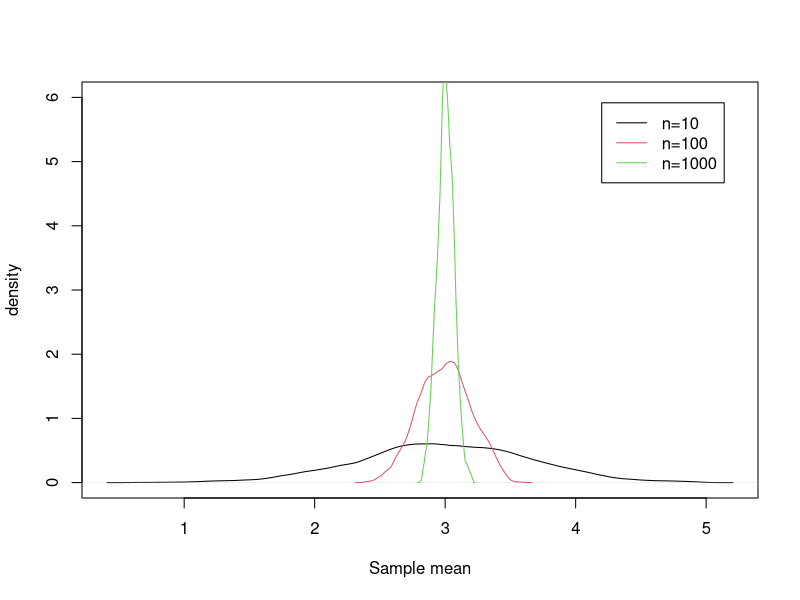
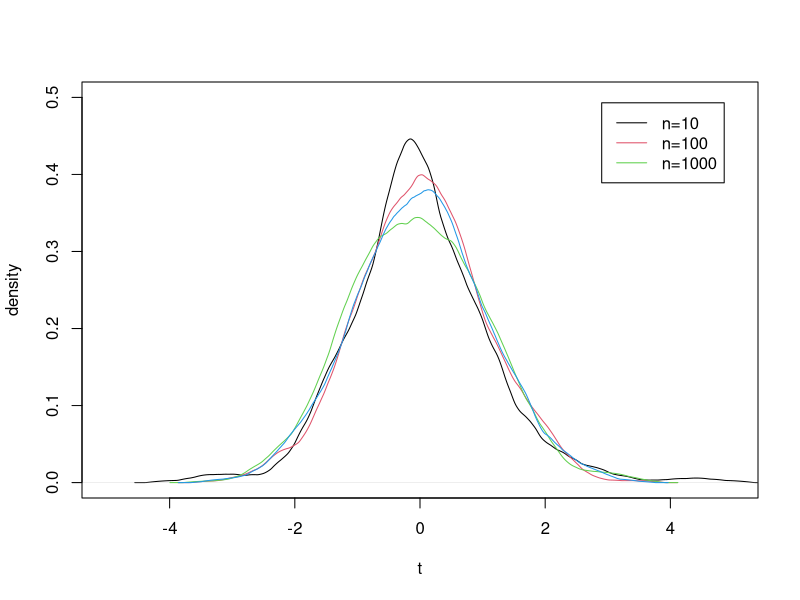
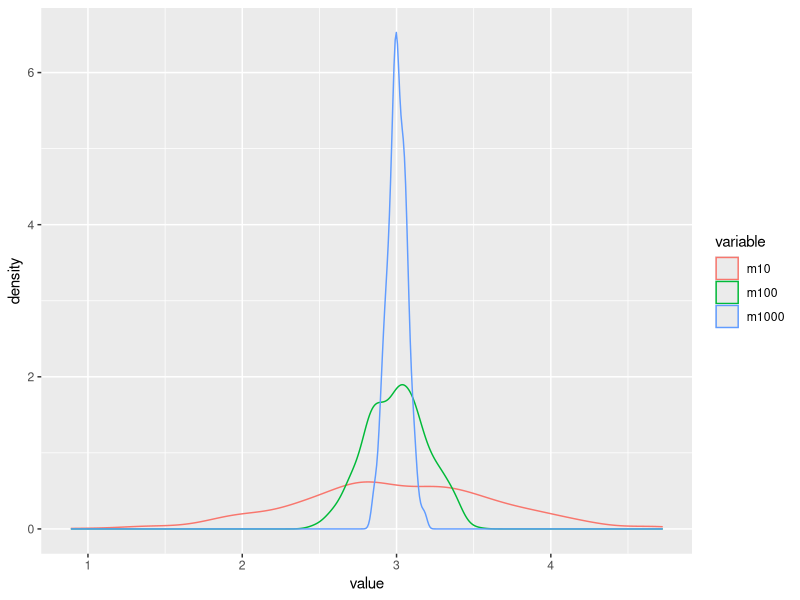

These charts were generated, in order, by the following R code:
#Convergence in Probability
#Approximating a single random variable
#X ~N(3,2), we will create samples of sizes 10, 100 and 1000. 
mu<-3 #true population mean
sig<-2 #population std
R<-500 #number of repeated draws
m10<-rep(0,R) #will collect means for samples of size 10
m100<-rep(0,R) #will collect means for samples of size 100
m1000<-rep(0,R) #will collect means for samples of size 1000
for (i in 1:R){
  m10[i]<-mean(rnorm(10,mu,sig))
  m100[i]<-mean(rnorm(100,mu,sig))
  m1000[i]<-mean(rnorm(1000,mu,sig))
}
#Densities
d10<-density(m10, kernel="epanechnikov")
d100<-density(m100, kernel="epanechnikov")
d1000<-density(m1000, kernel="epanechnikov")
#Graphics
plot(d10,type="l",main = "",xlab = "Sample mean",ylab = "density", ylim=c(0, 6))
lines(d100, col=2)
lines(d1000, col=3)
labels<-c("n=10","n=100","n=1000")
legend("topright", inset=.05,
       labels, lwd=1, lty=c(1,1,1), col=c(1,2,3))

#t-distribution with n-1 degrees of freedom
Re<-500 #number of repeated draws
mu<-0
sig<-1
t10<-rep(0,Re)  #will collect t-draws with DoF 10-1
t100<-rep(0,Re) #will collect t-draws with DoF 100-1
t1000<-rep(0,Re) #will collect t-draws with DoF 1000-1
for (i in 1:Re){
  int10<-rnorm(10,mu,sig)
  t10[i]<-mean(int10)/(sd(int10)/sqrt(10))
  int100<-rnorm(100,mu,sig)
  t100[i]<-mean(int100)/(sd(int100)/sqrt(100))
  int1000<-rnorm(1000,mu,sig)
  t1000[i]<-mean(int1000)/(sd(int1000)/sqrt(1000))
}
# standard normal for comparison
int<-rnorm(Re,mu,sig)
#And now we plot the variates and compare to the N(0,1) random variable
de10<-density(t10,kernel="epanechnikov")
de100<-density(t100,kernel="epanechnikov")
de1000<-density(t1000,kernel="epanechnikov")
dnorm<-density(int,kernel="epanechnikov", n=10000)
plot(de10,type="l",main = "",xlab = "t",ylab = "density",
     xlim=c(-5,5),ylim=c(0,0.5))
lines(de100,col=2)
lines(de1000,col=3)
lines(dnorm,col=4)
abels<-c("n=10","n=100","n=1000", "n(0,1)")
legend("topright", inset=.05,
       labels, col=c(1,2,3,4), lwd=1)

#GGplot for the first example
require(reshape2)
require(ggplot2)
dat<-data.frame(m10, m100,m1000)
#we need to "melt" the data for this to work, to see what I mean, open the "melted" dataset
melted<-melt(dat)
#using all as measure variables
ggplot(melted) + geom_density(aes(x = value, colour = variable)) 